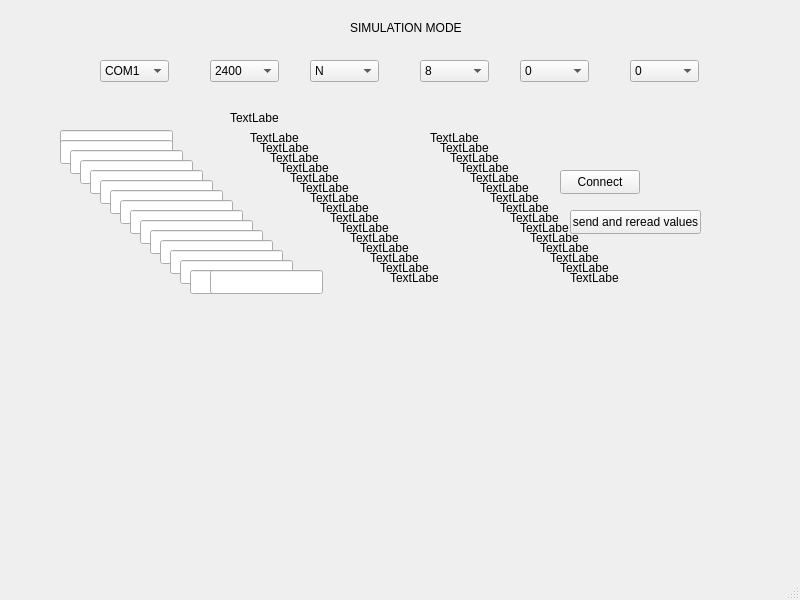
<?xml version="1.0" encoding="UTF-8"?>
<ui version="4.0">
 <class>MainWindow</class>
 <widget class="QMainWindow" name="MainWindow">
  <property name="geometry">
   <rect>
    <x>0</x>
    <y>0</y>
    <width>800</width>
    <height>600</height>
   </rect>
  </property>
  <property name="minimumSize">
   <size>
    <width>800</width>
    <height>600</height>
   </size>
  </property>
  <property name="windowTitle">
   <string>MainWindow</string>
  </property>
  <widget class="QWidget" name="centralwidget">
   <property name="minimumSize">
    <size>
     <width>800</width>
     <height>557</height>
    </size>
   </property>
   <property name="maximumSize">
    <size>
     <width>800</width>
     <height>557</height>
    </size>
   </property>
   <widget class="QComboBox" name="portCom">
    <property name="geometry">
     <rect>
      <x>100</x>
      <y>60</y>
      <width>69</width>
      <height>22</height>
     </rect>
    </property>
    <item>
     <property name="text">
      <string>COM1</string>
     </property>
    </item>
    <item>
     <property name="text">
      <string>COM2</string>
     </property>
    </item>
    <item>
     <property name="text">
      <string>COM3</string>
     </property>
    </item>
   </widget>
   <widget class="QComboBox" name="baudRate">
    <property name="geometry">
     <rect>
      <x>210</x>
      <y>60</y>
      <width>69</width>
      <height>22</height>
     </rect>
    </property>
    <item>
     <property name="text">
      <string>2400</string>
     </property>
    </item>
    <item>
     <property name="text">
      <string>4800</string>
     </property>
    </item>
    <item>
     <property name="text">
      <string>9600</string>
     </property>
    </item>
    <item>
     <property name="text">
      <string>18200</string>
     </property>
    </item>
   </widget>
   <widget class="QComboBox" name="parity">
    <property name="geometry">
     <rect>
      <x>310</x>
      <y>60</y>
      <width>69</width>
      <height>22</height>
     </rect>
    </property>
    <item>
     <property name="text">
      <string>N</string>
     </property>
    </item>
    <item>
     <property name="text">
      <string>O</string>
     </property>
    </item>
    <item>
     <property name="text">
      <string>E</string>
     </property>
    </item>
   </widget>
   <widget class="QComboBox" name="nbBits">
    <property name="geometry">
     <rect>
      <x>420</x>
      <y>60</y>
      <width>69</width>
      <height>22</height>
     </rect>
    </property>
    <item>
     <property name="text">
      <string>8</string>
     </property>
    </item>
    <item>
     <property name="text">
      <string>7</string>
     </property>
    </item>
   </widget>
   <widget class="QComboBox" name="stopBits">
    <property name="geometry">
     <rect>
      <x>520</x>
      <y>60</y>
      <width>69</width>
      <height>22</height>
     </rect>
    </property>
    <item>
     <property name="text">
      <string>0</string>
     </property>
    </item>
    <item>
     <property name="text">
      <string>1</string>
     </property>
    </item>
   </widget>
   <widget class="QComboBox" name="master">
    <property name="geometry">
     <rect>
      <x>630</x>
      <y>60</y>
      <width>69</width>
      <height>22</height>
     </rect>
    </property>
    <item>
     <property name="text">
      <string>0</string>
     </property>
    </item>
    <item>
     <property name="text">
      <string>1</string>
     </property>
    </item>
    <item>
     <property name="text">
      <string>2</string>
     </property>
    </item>
    <item>
     <property name="text">
      <string>3</string>
     </property>
    </item>
   </widget>
   <widget class="QLabel" name="label_2">
    <property name="geometry">
     <rect>
      <x>120</x>
      <y>250</y>
      <width>49</width>
      <height>16</height>
     </rect>
    </property>
    <property name="text">
     <string/>
    </property>
   </widget>
   <widget class="QLineEdit" name="lineEdit">
    <property name="geometry">
     <rect>
      <x>60</x>
      <y>130</y>
      <width>113</width>
      <height>24</height>
     </rect>
    </property>
   </widget>
   <widget class="QLineEdit" name="lineEdit_2">
    <property name="geometry">
     <rect>
      <x>60</x>
      <y>140</y>
      <width>113</width>
      <height>24</height>
     </rect>
    </property>
   </widget>
   <widget class="QLineEdit" name="lineEdit_3">
    <property name="geometry">
     <rect>
      <x>70</x>
      <y>150</y>
      <width>113</width>
      <height>24</height>
     </rect>
    </property>
   </widget>
   <widget class="QLineEdit" name="lineEdit_4">
    <property name="geometry">
     <rect>
      <x>80</x>
      <y>160</y>
      <width>113</width>
      <height>24</height>
     </rect>
    </property>
   </widget>
   <widget class="QLineEdit" name="lineEdit_5">
    <property name="geometry">
     <rect>
      <x>90</x>
      <y>170</y>
      <width>113</width>
      <height>24</height>
     </rect>
    </property>
   </widget>
   <widget class="QLineEdit" name="lineEdit_6">
    <property name="geometry">
     <rect>
      <x>100</x>
      <y>180</y>
      <width>113</width>
      <height>24</height>
     </rect>
    </property>
   </widget>
   <widget class="QLineEdit" name="lineEdit_7">
    <property name="geometry">
     <rect>
      <x>110</x>
      <y>190</y>
      <width>113</width>
      <height>24</height>
     </rect>
    </property>
   </widget>
   <widget class="QLineEdit" name="lineEdit_8">
    <property name="geometry">
     <rect>
      <x>120</x>
      <y>200</y>
      <width>113</width>
      <height>24</height>
     </rect>
    </property>
   </widget>
   <widget class="QLineEdit" name="lineEdit_9">
    <property name="geometry">
     <rect>
      <x>130</x>
      <y>210</y>
      <width>113</width>
      <height>24</height>
     </rect>
    </property>
   </widget>
   <widget class="QLineEdit" name="lineEdit_10">
    <property name="geometry">
     <rect>
      <x>140</x>
      <y>220</y>
      <width>113</width>
      <height>24</height>
     </rect>
    </property>
   </widget>
   <widget class="QLineEdit" name="lineEdit_11">
    <property name="geometry">
     <rect>
      <x>150</x>
      <y>230</y>
      <width>113</width>
      <height>24</height>
     </rect>
    </property>
   </widget>
   <widget class="QLineEdit" name="lineEdit_12">
    <property name="geometry">
     <rect>
      <x>160</x>
      <y>240</y>
      <width>113</width>
      <height>24</height>
     </rect>
    </property>
   </widget>
   <widget class="QLineEdit" name="lineEdit_13">
    <property name="geometry">
     <rect>
      <x>170</x>
      <y>250</y>
      <width>113</width>
      <height>24</height>
     </rect>
    </property>
   </widget>
   <widget class="QLineEdit" name="lineEdit_14">
    <property name="geometry">
     <rect>
      <x>180</x>
      <y>260</y>
      <width>113</width>
      <height>24</height>
     </rect>
    </property>
   </widget>
   <widget class="QLineEdit" name="lineEdit_15">
    <property name="geometry">
     <rect>
      <x>190</x>
      <y>270</y>
      <width>113</width>
      <height>24</height>
     </rect>
    </property>
   </widget>
   <widget class="QLabel" name="label">
    <property name="geometry">
     <rect>
      <x>230</x>
      <y>110</y>
      <width>49</width>
      <height>16</height>
     </rect>
    </property>
    <property name="text">
     <string>TextLabel</string>
    </property>
   </widget>
   <widget class="QLabel" name="label_3">
    <property name="geometry">
     <rect>
      <x>250</x>
      <y>130</y>
      <width>49</width>
      <height>16</height>
     </rect>
    </property>
    <property name="text">
     <string>TextLabel</string>
    </property>
   </widget>
   <widget class="QLabel" name="label_4">
    <property name="geometry">
     <rect>
      <x>260</x>
      <y>140</y>
      <width>49</width>
      <height>16</height>
     </rect>
    </property>
    <property name="text">
     <string>TextLabel</string>
    </property>
   </widget>
   <widget class="QLabel" name="label_5">
    <property name="geometry">
     <rect>
      <x>270</x>
      <y>150</y>
      <width>49</width>
      <height>16</height>
     </rect>
    </property>
    <property name="text">
     <string>TextLabel</string>
    </property>
   </widget>
   <widget class="QLabel" name="label_6">
    <property name="geometry">
     <rect>
      <x>280</x>
      <y>160</y>
      <width>49</width>
      <height>16</height>
     </rect>
    </property>
    <property name="text">
     <string>TextLabel</string>
    </property>
   </widget>
   <widget class="QLabel" name="label_7">
    <property name="geometry">
     <rect>
      <x>290</x>
      <y>170</y>
      <width>49</width>
      <height>16</height>
     </rect>
    </property>
    <property name="text">
     <string>TextLabel</string>
    </property>
   </widget>
   <widget class="QLabel" name="label_8">
    <property name="geometry">
     <rect>
      <x>300</x>
      <y>180</y>
      <width>49</width>
      <height>16</height>
     </rect>
    </property>
    <property name="text">
     <string>TextLabel</string>
    </property>
   </widget>
   <widget class="QLabel" name="label_9">
    <property name="geometry">
     <rect>
      <x>310</x>
      <y>190</y>
      <width>49</width>
      <height>16</height>
     </rect>
    </property>
    <property name="text">
     <string>TextLabel</string>
    </property>
   </widget>
   <widget class="QLabel" name="label_10">
    <property name="geometry">
     <rect>
      <x>320</x>
      <y>200</y>
      <width>49</width>
      <height>16</height>
     </rect>
    </property>
    <property name="text">
     <string>TextLabel</string>
    </property>
   </widget>
   <widget class="QLabel" name="label_11">
    <property name="geometry">
     <rect>
      <x>330</x>
      <y>210</y>
      <width>49</width>
      <height>16</height>
     </rect>
    </property>
    <property name="text">
     <string>TextLabel</string>
    </property>
   </widget>
   <widget class="QLabel" name="label_12">
    <property name="geometry">
     <rect>
      <x>340</x>
      <y>220</y>
      <width>49</width>
      <height>16</height>
     </rect>
    </property>
    <property name="text">
     <string>TextLabel</string>
    </property>
   </widget>
   <widget class="QLabel" name="label_13">
    <property name="geometry">
     <rect>
      <x>350</x>
      <y>230</y>
      <width>49</width>
      <height>16</height>
     </rect>
    </property>
    <property name="text">
     <string>TextLabel</string>
    </property>
   </widget>
   <widget class="QLabel" name="label_14">
    <property name="geometry">
     <rect>
      <x>360</x>
      <y>240</y>
      <width>49</width>
      <height>16</height>
     </rect>
    </property>
    <property name="text">
     <string>TextLabel</string>
    </property>
   </widget>
   <widget class="QLabel" name="label_15">
    <property name="geometry">
     <rect>
      <x>370</x>
      <y>250</y>
      <width>49</width>
      <height>16</height>
     </rect>
    </property>
    <property name="text">
     <string>TextLabel</string>
    </property>
   </widget>
   <widget class="QLabel" name="label_16">
    <property name="geometry">
     <rect>
      <x>380</x>
      <y>260</y>
      <width>49</width>
      <height>16</height>
     </rect>
    </property>
    <property name="text">
     <string>TextLabel</string>
    </property>
   </widget>
   <widget class="QLabel" name="label_17">
    <property name="geometry">
     <rect>
      <x>390</x>
      <y>270</y>
      <width>49</width>
      <height>16</height>
     </rect>
    </property>
    <property name="text">
     <string>TextLabel</string>
    </property>
   </widget>
   <widget class="QLabel" name="label_18">
    <property name="geometry">
     <rect>
      <x>430</x>
      <y>130</y>
      <width>49</width>
      <height>16</height>
     </rect>
    </property>
    <property name="text">
     <string>TextLabel</string>
    </property>
   </widget>
   <widget class="QLabel" name="label_19">
    <property name="geometry">
     <rect>
      <x>440</x>
      <y>140</y>
      <width>49</width>
      <height>16</height>
     </rect>
    </property>
    <property name="text">
     <string>TextLabel</string>
    </property>
   </widget>
   <widget class="QLabel" name="label_20">
    <property name="geometry">
     <rect>
      <x>450</x>
      <y>150</y>
      <width>49</width>
      <height>16</height>
     </rect>
    </property>
    <property name="text">
     <string>TextLabel</string>
    </property>
   </widget>
   <widget class="QLabel" name="label_21">
    <property name="geometry">
     <rect>
      <x>460</x>
      <y>160</y>
      <width>49</width>
      <height>16</height>
     </rect>
    </property>
    <property name="text">
     <string>TextLabel</string>
    </property>
   </widget>
   <widget class="QLabel" name="label_22">
    <property name="geometry">
     <rect>
      <x>470</x>
      <y>170</y>
      <width>49</width>
      <height>16</height>
     </rect>
    </property>
    <property name="text">
     <string>TextLabel</string>
    </property>
   </widget>
   <widget class="QLabel" name="label_23">
    <property name="geometry">
     <rect>
      <x>480</x>
      <y>180</y>
      <width>49</width>
      <height>16</height>
     </rect>
    </property>
    <property name="text">
     <string>TextLabel</string>
    </property>
   </widget>
   <widget class="QLabel" name="label_24">
    <property name="geometry">
     <rect>
      <x>490</x>
      <y>190</y>
      <width>49</width>
      <height>16</height>
     </rect>
    </property>
    <property name="text">
     <string>TextLabel</string>
    </property>
   </widget>
   <widget class="QLabel" name="label_25">
    <property name="geometry">
     <rect>
      <x>500</x>
      <y>200</y>
      <width>49</width>
      <height>16</height>
     </rect>
    </property>
    <property name="text">
     <string>TextLabel</string>
    </property>
   </widget>
   <widget class="QLabel" name="label_26">
    <property name="geometry">
     <rect>
      <x>510</x>
      <y>210</y>
      <width>49</width>
      <height>16</height>
     </rect>
    </property>
    <property name="text">
     <string>TextLabel</string>
    </property>
   </widget>
   <widget class="QLabel" name="label_27">
    <property name="geometry">
     <rect>
      <x>520</x>
      <y>220</y>
      <width>49</width>
      <height>16</height>
     </rect>
    </property>
    <property name="text">
     <string>TextLabel</string>
    </property>
   </widget>
   <widget class="QLabel" name="label_28">
    <property name="geometry">
     <rect>
      <x>530</x>
      <y>230</y>
      <width>49</width>
      <height>16</height>
     </rect>
    </property>
    <property name="text">
     <string>TextLabel</string>
    </property>
   </widget>
   <widget class="QLabel" name="label_29">
    <property name="geometry">
     <rect>
      <x>540</x>
      <y>240</y>
      <width>49</width>
      <height>16</height>
     </rect>
    </property>
    <property name="text">
     <string>TextLabel</string>
    </property>
   </widget>
   <widget class="QLabel" name="label_30">
    <property name="geometry">
     <rect>
      <x>550</x>
      <y>250</y>
      <width>49</width>
      <height>16</height>
     </rect>
    </property>
    <property name="text">
     <string>TextLabel</string>
    </property>
   </widget>
   <widget class="QLabel" name="label_31">
    <property name="geometry">
     <rect>
      <x>560</x>
      <y>260</y>
      <width>49</width>
      <height>16</height>
     </rect>
    </property>
    <property name="text">
     <string>TextLabel</string>
    </property>
   </widget>
   <widget class="QLabel" name="label_32">
    <property name="geometry">
     <rect>
      <x>570</x>
      <y>270</y>
      <width>49</width>
      <height>16</height>
     </rect>
    </property>
    <property name="text">
     <string>TextLabel</string>
    </property>
   </widget>
   <widget class="QLineEdit" name="lineEdit_16">
    <property name="geometry">
     <rect>
      <x>210</x>
      <y>270</y>
      <width>113</width>
      <height>24</height>
     </rect>
    </property>
   </widget>
   <widget class="QLabel" name="labelSimul">
    <property name="geometry">
     <rect>
      <x>350</x>
      <y>20</y>
      <width>121</width>
      <height>16</height>
     </rect>
    </property>
    <property name="text">
     <string>SIMULATION MODE</string>
    </property>
   </widget>
   <widget class="QPushButton" name="sendValuesBtn">
    <property name="geometry">
     <rect>
      <x>570</x>
      <y>210</y>
      <width>131</width>
      <height>24</height>
     </rect>
    </property>
    <property name="text">
     <string>send and reread values</string>
    </property>
   </widget>
   <widget class="QPushButton" name="connectBtn">
    <property name="geometry">
     <rect>
      <x>560</x>
      <y>170</y>
      <width>80</width>
      <height>24</height>
     </rect>
    </property>
    <property name="text">
     <string>Connect</string>
    </property>
   </widget>
  </widget>
  <widget class="QMenuBar" name="menubar">
   <property name="geometry">
    <rect>
     <x>0</x>
     <y>0</y>
     <width>800</width>
     <height>22</height>
    </rect>
   </property>
  </widget>
  <widget class="QStatusBar" name="statusbar">
   <property name="enabled">
    <bool>false</bool>
   </property>
  </widget>
 </widget>
 <resources/>
 <connections/>
</ui>
